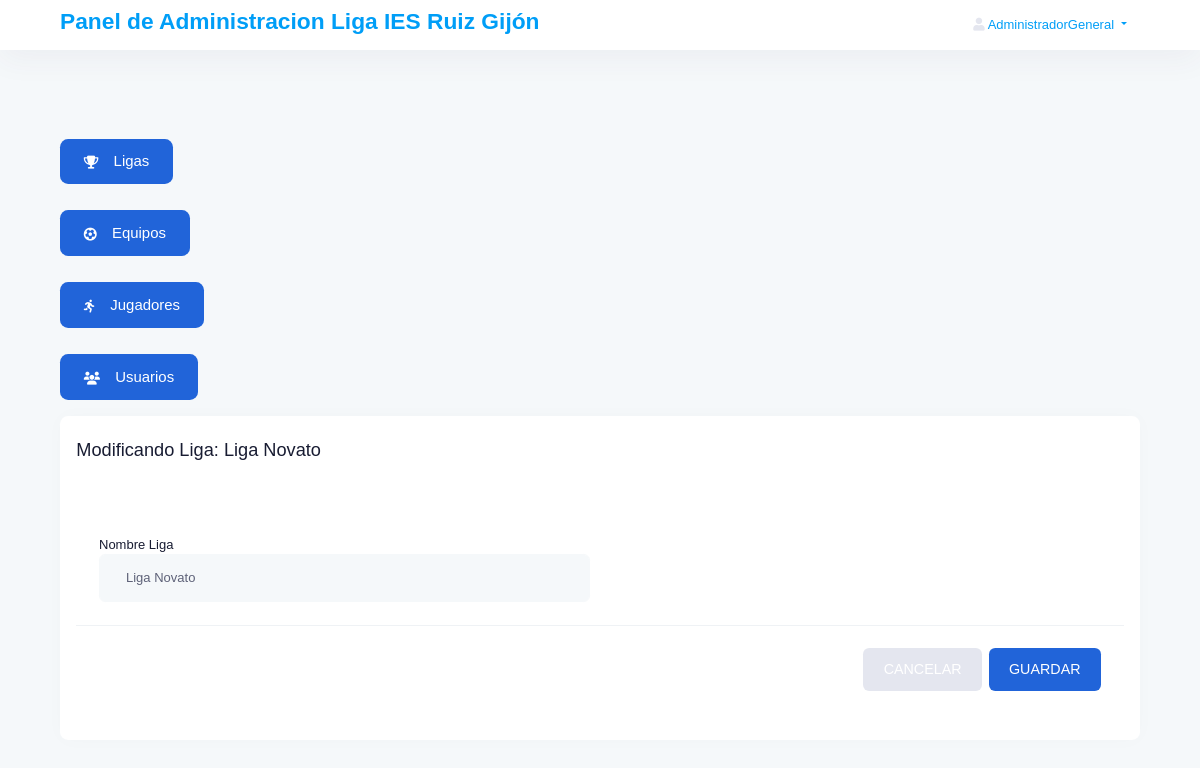
Screenshot of /Controller/admin/ligas/mod-liga.php?liga_id=1 (signed in) with the database file from the repository.
### tables this page shows
CREATE TABLE `usuarios` (
  `id` int(11) NOT NULL,
  `email` varchar(150) NOT NULL,
  `password` varchar(150) NOT NULL,
  `rol` enum('AdministradorGeneral','AdministradorLigas','Usuario','') NOT NULL,
  `id_jugador` int(11) DEFAULT NULL,
  `id_equipo` int(11) DEFAULT NULL,
  `id_liga` int(11) DEFAULT NULL
);

CREATE TABLE `ligas` (
  `id` int(11) NOT NULL,
  `nombre_liga` varchar(100) NOT NULL
);

### Controller/admin/ligas/mod-liga.php (called while the page is built, shortened)
<?php
include_once '../../../clases/conexion.php';
include_once '../../../clases/seguridad.php';
include_once '../../../clases/functions.php';
$vectorUsuario = comprobarSesionIniciadaAdministrador();
$conexion = new conexion();
if (isset($_GET["liga_id"])) {
    $liga_id = $_GET["liga_id"];
    $sql = "SELECT * FROM ligas WHERE id=$liga_id";
    $resLiga = $conexion->BD_Consulta($sql);
    $tuplaLiga = $conexion->BD_GetTupla($resLiga);
    $liga_nombre = $tuplaLiga["nombre_liga"];
}
require '../../../views/admin/ligas/mod-liga.view.php';
?>

### clases/seguridad.php (called while the page is built, shortened)
<?php
function Seguridad()
{
    if (isset($_SESSION['email']) && isset($_SESSION['password']) && $_SESSION['email'] != "" && $_SESSION['password']!="")  {
        $vector_return = BuscarUsuario();
        if ($vector_return == NULL) {
            echo "<script type='text/javascript'>alert('El Usuario o la contraseña no son correctos.');</script>";
        }else{
            return $vector_return;
        }
    }else{
    }
}
function BuscarUsuario()
{
    $conexion = new conexion();
    $sql = "SELECT * FROM usuarios where email='" . $_SESSION['email'] . "' AND password='" . $_SESSION['password'] . "'";
    $res = $conexion->BD_Consulta($sql);
    $vector_return = $conexion->BD_GetTupla($res);
    return $vector_return;
}
function comprobarSesionIniciadaAdministrador(){
    $vector_return = Seguridad();
    if ($vector_return == NULL) {
        print("<script>document.location.href='" . RUTA ."index.php';</script>");
    }elseif ($vector_return["rol"] == "Usuario") {
        print("<script>document.location.href='" . RUTA ."index.php';</script>");
    }else{
        return $vector_return;
    }
}

### clases/conexion.php (called while the page is built, shortened)
<?php
class conexion{
function BD_Consulta($consulta){
    $resultado=FALSE;
    $i=0;
    while(!$resultado && $i<3 && isset($GLOBALS['BD_connect'])){
        $resultado=mysqli_query($GLOBALS['BD_connect'], $consulta);
        $i++;
    }
    if ($resultado) {
        return($resultado);
    }else{
        return(NULL);
    }
}
function BD_GetTupla($resultado){
    $tupla = mysqli_fetch_array($resultado);
    return $tupla;
}
}
?>

### views/admin/ligas/mod-liga.view.php (the view, shortened to what this page needs)
<!DOCTYPE html>
<html lang="en">
<head>
    <link rel="stylesheet" href="https://cdn.jsdelivr.net/npm/bootstrap-icons@1.11.3/font/bootstrap-icons.min.css">
    <link href="../../../build/css/style.bundle.css" rel="stylesheet" type="text/css" />
    <link href="../../../build/js/global/plugins.bundle.css" rel="stylesheet" type="text/css" />
</head>
<body id="kt_body" class="header-fixed header-mobile-fixed subheader-enabled subheader-fixed">
    <div id="kt_header" class="header-mobile align-items-center header-mobile-fixed">
        <div class="container d-flex align-items-stretch justify-content-between">
            <div class="d-flex flex-column align-items-center">
                <h1 class="">
                    <a class="text-decoration-none" href="../../../Controller/admin/index.php">Panel de Administración Liga IES Ruiz Gijón</a>
                </h1>
            </div>
            <div class="d-flex align-items-center">
                <ul class="nav">
                    <li class="nav-item dropdown">
                        <a class="nav-link dropdown-toggle" data-toggle="dropdown" href="#" role="button" aria-haspopup="true" aria-expanded="false">
                            <span class="svg-icon"><i class="fa fa-user text-secondary"></i> </span> <?php echo $vectorUsuario["rol"] ?>
                        </a>
                    </li>
                </ul>
            </div>
        </div>
    </div>
    <div class="d-flex flex-column flex-root">
        <div class="d-flex flex-row flex-column-fluid page">
            <div class="d-flex flex-column flex-row-fluid wrapper" id="kt_wrapper">
                <div id="kt_header" class="header header-fixed header-light">
                    <div class="container d-flex align-items-stretch justify-content-between">
                        <div class="header-menu-wrapper header-menu-wrapper-left" id="kt_header_menu_wrapper">
                            <div class="brand pl-0">
                                <h1 class="">
                                    <a class="text-decoration-none" href="../../../Controller/admin/index.php">Panel de Administracion Liga IES Ruiz Gijón</a>
                                </h1>
                            </div>
                        </div>
                        <div class="topbar">
                            <div class="topbar-item">
                                <ul class="nav">
                                    <li class="nav-item dropdown">
                                        <a class="nav-link dropdown-toggle" data-toggle="dropdown" href="#" role="button" aria-haspopup="true" aria-expanded="false">
                                            <span class="svg-icon"><i class="fa fa-user text-secondary"></i> </span> <?php echo $vectorUsuario["rol"] ?>
                                        </a>
                                    </li>
                                </ul>
                            </div>
                        </div>
                    </div>
                </div>
                <div class="content d-flex flex-column flex-column-fluid" id="kt_content">
                    <div class="d-flex flex-column-fluid">
                        <div class="container">
                            <div class="row">
                                <div class="col-xl-12">
                                    <div class="row justify-content-center gap-3 mt-3 align-items-center flex-column flex-md-row">
                                        <div class="mb-5 botonera text-right">
                                            <a href="index.php" class="btn btn-lg btn-primary mr-1 btn-pill font-weight-bolder">
                                                <span class="svg-icon svg-icon-default svg-icon-2x"><i class="fa-solid fa-trophy"></i></span> Ligas
                                            </a>
                                        </div>
                                        <div class="mb-5 botonera text-right">
                                            <a href="../equipos/index.php" class="btn btn-lg btn-primary mr-1 btn-pill font-weight-bolder">
                                                <span class="svg-icon svg-icon-default svg-icon-2x"><i class="fa-solid fa-futbol"></i></span> Equipos
                                            </a>
                                        </div>
                                        <div class="mb-5 botonera text-right">
                                            <a href="../jugadores/index.php" class="btn btn-lg btn-primary mr-1 btn-pill font-weight-bolder">
                                                <span class="svg-icon svg-icon-default svg-icon-2x"><i class="fa-solid fa-person-running"></i></span> Jugadores
                                            </a>
                                        </div>
                                        <div class="mb-5 botonera text-right">
                                            <a href="../usuarios/index.php" class="btn btn-lg btn-primary mr-1 btn-pill font-weight-bolder">
                                                <span class="svg-icon svg-icon-default svg-icon-2x"><i class="fa-solid fa-users"></i></span> Usuarios
                                            </a>
                                        </div>
                                    </div>
                                    <div class="card card-custom gutter-b">
                                        <div class="card-header" style="border: none;">
                                            <div class="card-title">
                                                <h2 class="card-label font-weight-bolder">
                                                    Modificando Liga: <?php echo $liga_nombre; ?>
                                                </h2>
                                            </div>
                                        </div>
                                        <div class="card-body">
                                            <div class="row">
                                                <div class="col-lg-12 col-md-12 col-sm-12">
                                                    <form class="form" action="mod-liga.php?liga_id=<?php echo $liga_id; ?>" method="post">
                                                        <div class="modal-body row">
                                                            <div class="form-group col-lg-6 col-sm-6">
                                                                <label for="liga_nombre">Nombre Liga</label>
                                                                <input type="text" name="liga_nombre" id="liga_nombre" class="form-control h-auto form-control-solid py-4 px-8" value="<?php echo $liga_nombre; ?>">
                                                            </div>
                                                        </div>
                                                        <div class="modal-footer">
                                                            <button type="button" onclick="document.location.href='./index.php'" class="text-white btn btn-secondary btn-pill mr-2" data-dismiss="modal">CANCELAR</button>
                                                            <button type="submit" class="btn btn-primary btn-pill text-white">GUARDAR</button>
                                                        </div>
                                                    </form>
                                                </div>
                                            </div>
                                        </div>
                                    </div>
                                </div>
                            </div>
                        </div>
                    </div>
                </div>
            </div>
        </div>
    </div>
</body>
</html>

### rows the page displays
usuarios: rol "AdministradorGeneral"
ligas: nombre_liga "Liga Novato", liga_nombre "Liga Novato"
